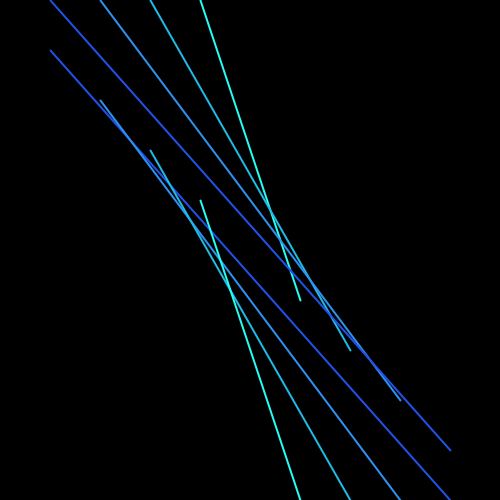
Frame 1 (no input)
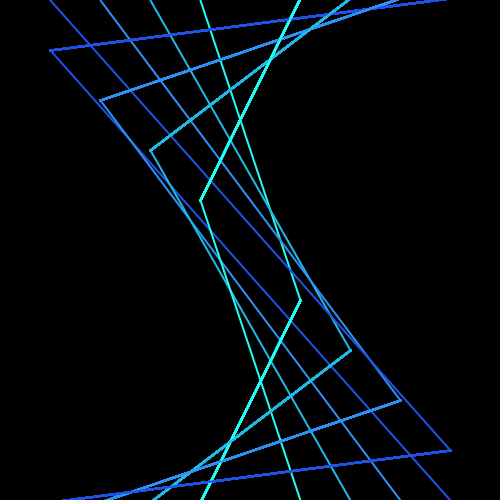
Frame 60 (the mouse pressed at the canvas centre just before this capture)
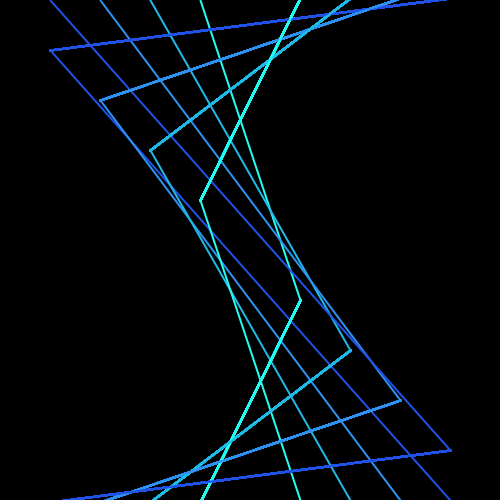
Frame 120 (the mouse held since frame 60 and released just before this capture)

The Processing sketch that drew these frames (run headless with seeded random() and noise(); from frame 60 on, the mouse is pressed at the canvas centre):

// Processing sketch: processing_31484
// ── processing_31484.pde

float rawr = 2;
float anchor = 0;
float anchor2 = 500;
int root = 0;


void setup() {
  size (500, 500);
  background (0);
  noStroke ();
}

void draw()
{

        strokeWeight(rawr);
        stroke(35,254,245);
        line (root+200,anchor,300,300);

      strokeWeight(rawr);
      stroke(32,186,231);
      line (root+150,anchor,350,350);

      strokeWeight(rawr);
      stroke(46,146,243);
      line (root+100,anchor,400,400);

    strokeWeight(rawr);
    stroke(32,82,232);
    line (root+50,anchor,450,450);

/*  strokeWeight(rawr);
  stroke(38,35,255);
  line (root,anchor,500,anchor2);
*/  
     strokeWeight(rawr);
     stroke(32,82,232);
    line (root+450,anchor2,50,50);

      strokeWeight(rawr);
      stroke(46,146,243);
      line (root+400,anchor2,100,100);

        strokeWeight(rawr);
        stroke(32,186,231);
        line (root+350,anchor2,150,150);

          strokeWeight(rawr);
          stroke(35,254,245);
          line (root+300,anchor2,200,200);
   
   anchor = 500+2;
   anchor2 = 0-2;



}
